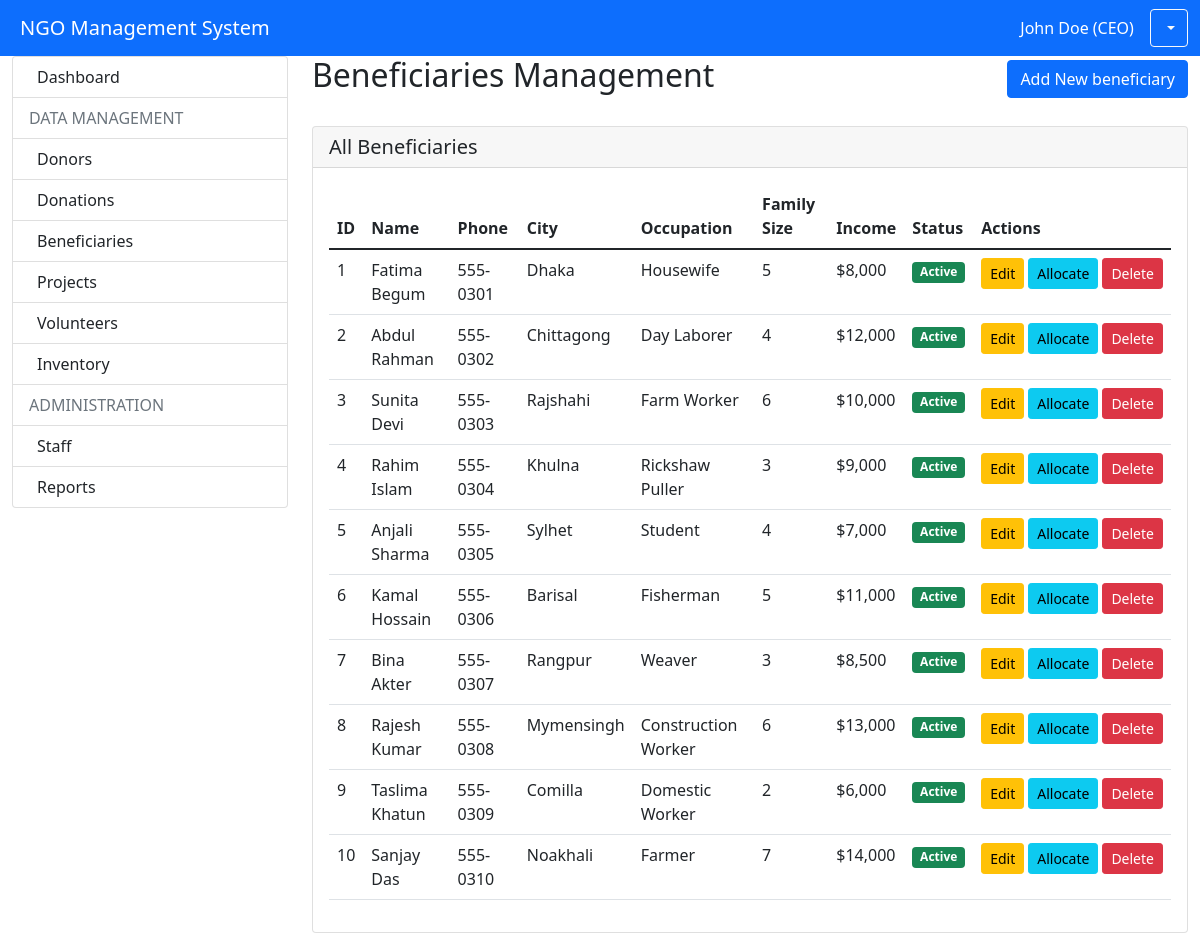
The page /modules/beneficiaries/view.php (signed in) on the database its author committed.
### tables this page shows
CREATE TABLE `beneficiary` (
  `beneficiary_id` int(11) NOT NULL,
  `first_name` varchar(30) NOT NULL,
  `last_name` varchar(30) NOT NULL,
  `dob` date DEFAULT NULL,
  `gender` varchar(10) DEFAULT NULL,
  `email` varchar(30) DEFAULT NULL,
  `phone` varchar(16) NOT NULL,
  `address` varchar(50) DEFAULT NULL,
  `city` varchar(20) NOT NULL,
  `occupation` varchar(40) DEFAULT NULL,
  `nid` int(11) DEFAULT NULL,
  `family_size` int(11) DEFAULT 1,
  `income` int(11) DEFAULT NULL,
  `special_needs` text DEFAULT NULL,
  `status` varchar(20) DEFAULT 'Active'
);

### config.php (called while the page is built, shortened)
<?php
$user_levels = [
    'Employee' => 1,
    'Manager' => 2,
    'CEO' => 3
];
function checkPermission($required_level) {
    global $user_levels;
    $user_level = $_SESSION['user_level'];
    $user_rank = $user_levels[$user_level];
    $required_rank = $user_levels[$required_level];
    return $user_rank >= $required_rank;
}
?>

### modules/beneficiaries/view.php (the view, shortened to what this page needs)
<?php
require_once '../../config.php';
?>
<!DOCTYPE html>
<html lang="en">
<head>
    <link href="https://cdn.jsdelivr.net/npm/bootstrap@5.1.3/dist/css/bootstrap.min.css" rel="stylesheet">
</head>
<body>
    <?php include '../../includes/header.php'; ?>
    <div class="container-fluid">
        <div class="row">
            <div class="col-md-3">
                <?php include '../../includes/sidebar.php'; ?>
            </div>
            <div class="col-md-9">
                <div class="d-flex justify-content-between align-items-center mb-4">
                    <h2>Beneficiaries Management</h2>
                    <a href="manage.php" class="btn btn-primary">
                        <i class="bi bi-plus-circle"></i> Add New beneficiary
                    </a>
                </div>
                <div class="card">
                    <div class="card-header">
                        <h5 class="mb-0">All Beneficiaries</h5>
                    </div>
                    <div class="card-body">
                        <div class="table-responsive">
                            <table class="table table-hover">
                                <thead>
                                    <tr>
                                        <th>ID</th>
                                        <th>Name</th>
                                        <th>Phone</th>
                                        <th>City</th>
                                        <th>Occupation</th>
                                        <th>Family Size</th>
                                        <th>Income</th>
                                        <th>Status</th>
                                        <th>Actions</th>
                                    </tr>
                                </thead>
                                <tbody>
                                    <?php
                                    $stmt = $pdo->query("
                                        SELECT *
                                        FROM Beneficiary
                                        ORDER BY beneficiary_id
                                    ");
                                    while ($row = $stmt->fetch()) {
                                        $status_color = $row['status'] == 'Active' ? 'success' : 'danger';
                                        echo '<tr>';
                                        echo '<td>' . $row['beneficiary_id'] . '</td>';
                                        echo '<td>' . $row['first_name'] . ' ' . $row['last_name'] . '</td>';
                                        echo '<td>' . $row['phone'] . '</td>';
                                        echo '<td>' . $row['city'] . '</td>';
                                        echo '<td>' . $row['occupation'] . '</td>';
                                        echo '<td>' . $row['family_size'] . '</td>';
                                        echo '<td>$' . number_format($row['income']) . '</td>';
                                        echo '<td><span class="badge bg-' . $status_color . '">' . $row['status'] . '</span></td>';
                                        echo '<td>
                                            <div class="d-flex gap-1">
                                                <a href="manage.php?id=' . $row['beneficiary_id'] . '" class="btn btn-sm btn-warning">Edit</a>
                                                <a href="allocate.php?id=' . $row['beneficiary_id'] . '" class="btn btn-sm btn-info">Allocate</a>
                                                <form method="POST" action="" style="display: inline;"
                                                      onsubmit="return confirmDelete(\'' . $row['first_name'] . ' ' . $row['last_name'] . '\')">
                                                    <input type="hidden" name="delete_id" value="' . $row['beneficiary_id'] . '">
                                                    <button type="submit" class="btn btn-sm btn-danger">Delete</button>
                                                </form>
                                            </div>
                                        </td>';
                                        echo '</tr>';
                                    }
                                    ?>
                                </tbody>
                            </table>
                        </div>
                    </div>
                </div>
            </div>
        </div>
    </div>
</body>
</html>

### includes/header.php (shortened to what this page needs)
<nav class="navbar navbar-expand-lg navbar-dark bg-primary">
    <div class="container-fluid">
        <a class="navbar-brand" href="../../dashboard.php">
            <i class="bi bi-heart-fill me-2"></i> NGO Management System
        </a>
        <div class="d-flex align-items-center">
            <span class="text-white me-3"><?php echo $_SESSION['full_name']; ?></span>
            <div class="dropdown">
                <button class="btn btn-outline-light dropdown-toggle" type="button" id="userDropdown" data-bs-toggle="dropdown">
                </button>
            </div>
        </div>
    </div>
</nav>

### includes/sidebar.php
<div class="sidebar-nav">
    <div class="list-group">
        <a href="../../dashboard.php" class="list-group-item list-group-item-action">
            <i class="bi bi-speedometer2 me-2"></i> Dashboard
        </a>
        <div class="list-group-item disabled">DATA MANAGEMENT</div>
        <a href="../donors/view.php" class="list-group-item list-group-item-action">
            <i class="bi bi-cash-coin me-2"></i> Donors
        </a>
        <a href="../donations/view.php" class="list-group-item list-group-item-action">
            <i class="bi bi-cash-coin me-2"></i> Donations
        </a>
        <a href="../beneficiaries/view.php" class="list-group-item list-group-item-action">
            <i class="bi bi-people-fill me-2"></i> Beneficiaries
        </a>
        <?php if (checkPermission('Manager')): ?>
        <a href="../projects/view.php" class="list-group-item list-group-item-action">
            <i class="bi bi-clipboard-data me-2"></i> Projects
        </a>
        <?php endif; ?>
        <a href="../volunteers/view.php" class="list-group-item list-group-item-action">
            <i class="bi bi-person-badge me-2"></i> Volunteers
        </a>
        <a href="../inventory/view.php" class="list-group-item list-group-item-action">
            <i class="bi bi-box-seam me-2"></i> Inventory
        </a>
        <?php if (checkPermission('CEO')): ?>
        <div class="list-group-item disabled">ADMINISTRATION</div>
        <a href="../staff/view.php" class="list-group-item list-group-item-action">
            <i class="bi bi-person-lines-fill me-2"></i> Staff
        </a>
        <a href="../reports/financial.php" class="list-group-item list-group-item-action">
            <i class="bi bi-graph-up me-2"></i> Reports
        </a>
        <?php endif; ?>
    </div>
</div>

### rows shown on the page
beneficiary: beneficiary_id "1", first_name "Fatima", last_name "Begum", phone "555-0301", city "Dhaka", occupation "Housewife", family_size "5", income "8,000", status "Active"
beneficiary: beneficiary_id "2", first_name "Abdul", last_name "Rahman", phone "555-0302", city "Chittagong", occupation "Day Laborer", family_size "4", income "12,000", status "Active"
beneficiary: beneficiary_id "3", first_name "Sunita", last_name "Devi", phone "555-0303", city "Rajshahi", occupation "Farm Worker", family_size "6", income "10,000", status "Active"
beneficiary: beneficiary_id "4", first_name "Rahim", last_name "Islam", phone "555-0304", city "Khulna", occupation "Rickshaw Puller", family_size "3", income "9,000", status "Active"
beneficiary: beneficiary_id "5", first_name "Anjali", last_name "Sharma", phone "555-0305", city "Sylhet", occupation "Student", family_size "4", income "7,000", status "Active"
beneficiary: beneficiary_id "6", first_name "Kamal", last_name "Hossain", phone "555-0306", city "Barisal", occupation "Fisherman", family_size "5", income "11,000", status "Active"
beneficiary: beneficiary_id "7", first_name "Bina", last_name "Akter", phone "555-0307", city "Rangpur", occupation "Weaver", family_size "3", income "8,500", status "Active"
beneficiary: beneficiary_id "8", first_name "Rajesh", last_name "Kumar", phone "555-0308", city "Mymensingh", occupation "Construction Worker", family_size "6", income "13,000", status "Active"
beneficiary: beneficiary_id "9", first_name "Taslima", last_name "Khatun", phone "555-0309", city "Comilla", occupation "Domestic Worker", family_size "2", income "6,000", status "Active"
beneficiary: beneficiary_id "10", first_name "Sanjay", last_name "Das", phone "555-0310", city "Noakhali", occupation "Farmer", family_size "7", income "14,000", status "Active"

### other values the page prints
$_SESSION['full_name'] "John Doe (CEO)"
